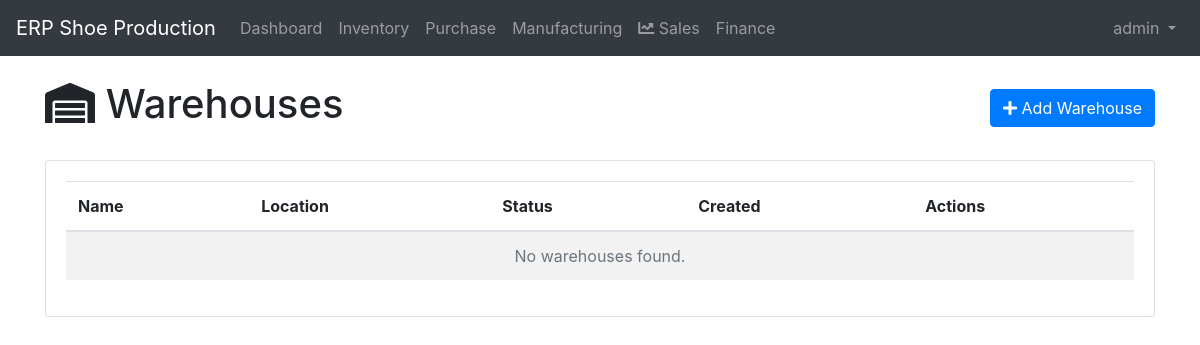
The app's page /inventory/warehouses/ (signed in), older data.
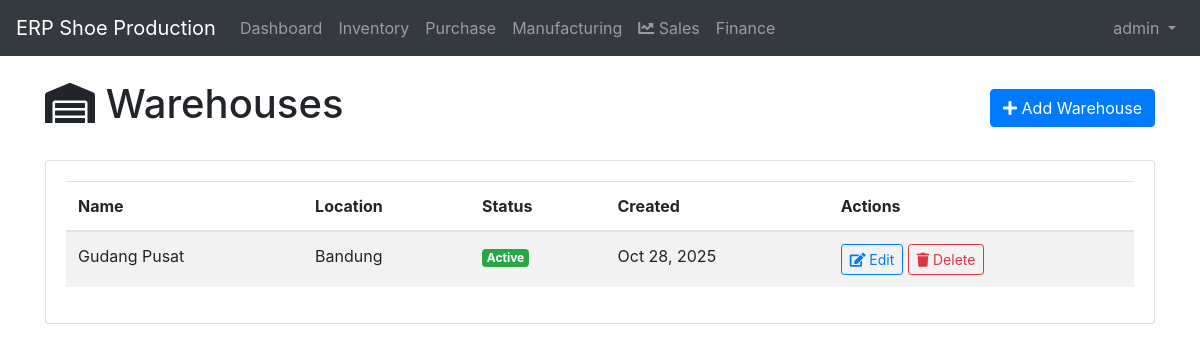
The same page, newer data.
### inventory/models.py (models this page shows, shortened)
class Warehouse(models.Model):
    name = models.CharField(max_length=100)
    location = models.CharField(max_length=200)
    description = models.TextField(blank=True)
    is_active = models.BooleanField(default=True)
    created_at = models.DateTimeField(auto_now_add=True)
    updated_at = models.DateTimeField(auto_now=True)

### inventory/views.py (the view)
# urls.py: path('warehouses/', views.warehouse_list, name='warehouse_list'),
@login_required
def warehouse_list(request):
    warehouses = Warehouse.objects.all().order_by('-created_at')
    paginator = Paginator(warehouses, 10)
    page_number = request.GET.get('page')
    page_obj = paginator.get_page(page_number)
    context = {
        'page_obj': page_obj,
        'title': 'Warehouses'
    }
    return render(request, 'inventory/warehouse_list.html', context)

### templates/inventory/warehouse_list.html (shortened to what this page needs)
{% extends 'base.html' %}
{% load bootstrap4 %}
{% block content %}
<div class="row">
    <div class="col-12">
        <div class="d-flex justify-content-between align-items-center">
            <h1><i class="fas fa-warehouse"></i> Warehouses</h1>
            <a href="{% url 'warehouse_create' %}" class="btn btn-primary">
                <i class="fas fa-plus"></i> Add Warehouse
            </a>
        </div>
    </div>
</div>
<div class="row mt-4">
    <div class="col-12">
        <div class="card">
            <div class="card-body">
                <div class="table-responsive">
                    <table class="table table-striped">
                        <thead>
                            <tr>
                                <th>Name</th>
                                <th>Location</th>
                                <th>Status</th>
                                <th>Created</th>
                                <th>Actions</th>
                            </tr>
                        </thead>
                        <tbody>
                            {% for warehouse in page_obj %}
                            <tr>
                                <td>{{ warehouse.name }}</td>
                                <td>{{ warehouse.location }}</td>
                                <td>
                                    {% if warehouse.is_active %}
                                        <span class="badge badge-success">Active</span>
                                    {% else %}
                                        <span class="badge badge-secondary">Inactive</span>
                                    {% endif %}
                                </td>
                                <td>{{ warehouse.created_at|date:"M d, Y" }}</td>
                                <td>
                                    <a href="{% url 'warehouse_update' warehouse.pk %}" class="btn btn-sm btn-outline-primary">
                                        <i class="fas fa-edit"></i> Edit
                                    </a>
                                    <a href="{% url 'warehouse_delete' warehouse.pk %}" class="btn btn-sm btn-outline-danger">
                                        <i class="fas fa-trash"></i> Delete
                                    </a>
                                </td>
                            </tr>
                            {% empty %}
                            <tr>
                                <td colspan="5" class="text-center text-muted">No warehouses found.</td>
                            </tr>
                            {% endfor %}
                        </tbody>
                    </table>
                </div>
            </div>
        </div>
    </div>
</div>
{% endblock %}

Row changes from the older to the newer data that the page shows:
added Warehouse: name "Gudang Pusat", location "Bandung", is_active "Active", created_at "Oct 28, 2025"
Text that changed along with them:
text no longer shown: "No warehouses found."
